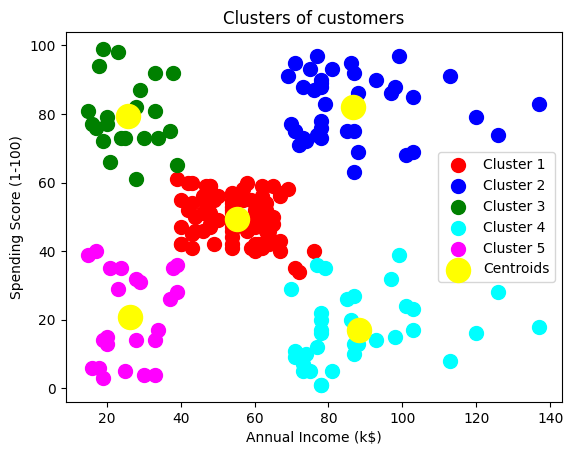

Python code for this plot:
# Converted from: K_Means_Clustering.ipynb

#!/usr/bin/env python
# coding: utf-8

# # K-Means Clustering

# ## Importing the libraries

# In[1]:


import numpy as np
import matplotlib.pyplot as plt
import pandas as pd

# ## Importing the dataset

# In[2]:


dataset = pd.read_csv('Mall_Customers.csv')
X = dataset.iloc[:, [3, 4]].values

# ## Using the elbow method to find the optimal number of clusters

# In[3]:


from sklearn.cluster import KMeans
wcss = []
for i in range(1, 11):
    kmeans = KMeans(n_clusters = i, init = 'k-means++', random_state = 42)
    kmeans.fit(X)
    wcss.append(kmeans.inertia_)
plt.plot(range(1, 11), wcss)
plt.title('The Elbow Method')
plt.xlabel('Number of clusters')
plt.ylabel('WCSS')
plt.show()

# ## Training the K-Means model on the dataset

# In[4]:


kmeans = KMeans(n_clusters = 5, init = 'k-means++', random_state = 42)
y_kmeans = kmeans.fit_predict(X)

# ## Visualising the clusters

# In[5]:


plt.scatter(X[y_kmeans == 0, 0], X[y_kmeans == 0, 1], s = 100, c = 'red', label = 'Cluster 1')
plt.scatter(X[y_kmeans == 1, 0], X[y_kmeans == 1, 1], s = 100, c = 'blue', label = 'Cluster 2')
plt.scatter(X[y_kmeans == 2, 0], X[y_kmeans == 2, 1], s = 100, c = 'green', label = 'Cluster 3')
plt.scatter(X[y_kmeans == 3, 0], X[y_kmeans == 3, 1], s = 100, c = 'cyan', label = 'Cluster 4')
plt.scatter(X[y_kmeans == 4, 0], X[y_kmeans == 4, 1], s = 100, c = 'magenta', label = 'Cluster 5')
plt.scatter(kmeans.cluster_centers_[:, 0], kmeans.cluster_centers_[:, 1], s = 300, c = 'yellow', label = 'Centroids')
plt.title('Clusters of customers')
plt.xlabel('Annual Income (k$)')
plt.ylabel('Spending Score (1-100)')
plt.legend()
plt.show()
